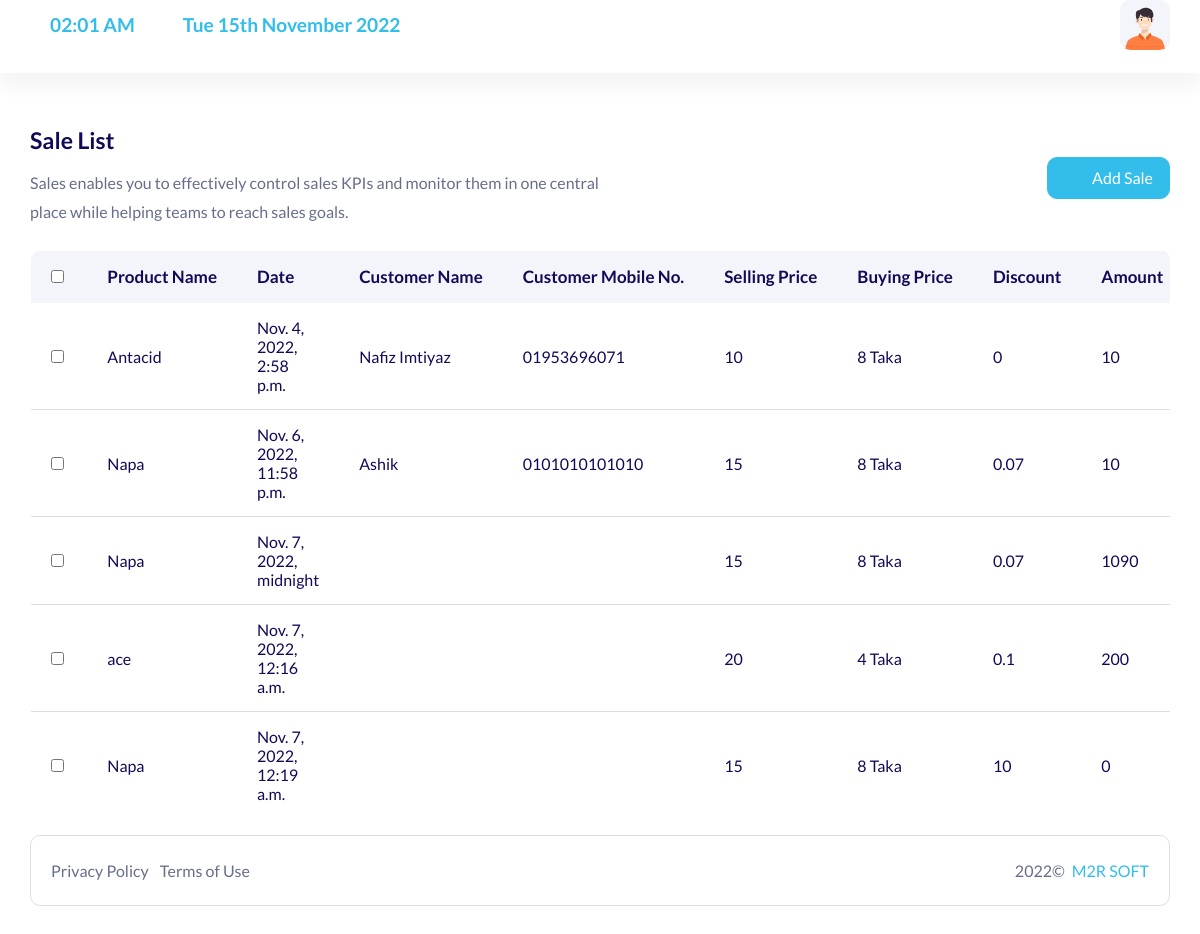
The page /salelist on the database its author committed.
### App1/models.py (models this page shows)
class billing(models.Model):
    date=models.DateTimeField(auto_now_add=True)
    product_name = models.CharField(max_length=500)
    customer_name = models.CharField(max_length=1000)
    customer_mobile = models.CharField(max_length=1000)
    selling_price = models.CharField(max_length=1000)
    buying_price = models.CharField(max_length=1000)
    amount = models.CharField(max_length=1000)
    discount = models.CharField(max_length=1000)
    total = models.CharField(max_length=1000)

### App1/views.py (the view)
# urls.py: path('salelist',views.sale_list,name="lsale"),
def sale_list(request):
    bill=billing.objects.all()
    return render(request,'sale-list.html',{'bill':bill})

### templates/sale-list.html (shortened to what this page needs)
﻿{% extends 'main.html' %}
{% block body %}
{% load static %}
    <div class="content-page">
     <div class="container-fluid">
        <div class="row">
            <div class="col-lg-12">
                <div class="d-flex flex-wrap align-items-center justify-content-between mb-4">
                    <div>
                        <h4 class="mb-3">Sale List</h4>
                        <p class="mb-0">Sales enables you to effectively control sales KPIs and monitor them in one central<br>
                         place while helping teams to reach sales goals. </p>
                    </div>
                    <a href="add-sale.html" class="btn btn-primary add-list"><i class="las la-plus mr-3"></i>Add Sale</a>
                </div>
            </div>
            <div class="col-lg-12">
                <div class="table-responsive rounded mb-3">
                <table class="data-table table mb-0 tbl-server-info">
                    <thead class="bg-white text-uppercase">
                        <tr class="ligth ligth-data">
                            <th>
                                <div class="checkbox d-inline-block">
                                    <input type="checkbox" class="checkbox-input" id="checkbox1">
                                </div>
                            </th>
                            <th>Product Name</th>
                            <th>Date</th>
                            <th>Customer Name</th>
                            <th>Customer Mobile No.</th>
                            <th>Selling Price</th>
                            <th>Buying Price</th>
                            <th>Discount</th>
                            <th>Amount</th>
                        </tr>
                    </thead>
                    <tbody class="ligth-body">
                    {%for x in bill%}
                        <tr>
                            <td>
                                <div class="checkbox d-inline-block">
                                    <input type="checkbox" class="checkbox-input" id="checkbox2">
                                </div>
                            </td>
                             <td>{{x.product_name}}</td>
                            <td>{{x.date}}</td>
                            <td>{{x.customer_name}}</td>
                            <td>{{x.customer_mobile}}</td>
                            <td>{{x.selling_price}}</td>
                            <td>{{x.buying_price}}</td>
                            <td>{{x.discount}}</td>
                            <td>{{x.amount}}</td>
                        </tr>
                        {%endfor%}
                    </tbody>
                </table>
                </div>
            </div>
        </div>
    </div>
      </div>
    </div>
   {% endblock body %}

### templates/main.html (shortened to what this page needs)
{%load static%}
<!doctype html>
<html lang="en">
  <head>
      <link rel="stylesheet" href={%static "css/backend-plugin.min.css"%}>
      <link rel="stylesheet" href={%static "css/backend.css"%}>
      <link rel="stylesheet" href={%static "https://cdnjs.cloudflare.com/ajax/libs/font-awesome/6.0.0-beta2/css/all.min.css"%}>
      <link rel="stylesheet" href={%static "https://cdnjs.cloudflare.com/ajax/libs/line-awesome/1.3.0/line-awesome/css/line-awesome.min.css"%}>
      <link rel="stylesheet" href="https://cdn.jsdelivr.net/npm/remixicon@2.5.0/fonts/remixicon.css">  </head>
  <body class="  ">
    <div class="wrapper">
                  <div class="iq-top-navbar">
            <div class="iq-navbar-custom">
                <nav class="navbar navbar-expand-lg navbar-light p-0">
                    <div class="iq-search-bar device-search">
                        <ul class="list-unstyled list-group list-group-horizontal">
                            <li class="nav-item mr-5">
                                <h5 class="text-primary">{% now "h:i A" as current_time %} {{ current_time|center:"150" }}</h5>
                            </li>
                            <li class="nav-item">
                                <h5 class="text-primary">{% now "D jS F Y" %}</h5>
                            </li>
                        </ul>
                    </div>
                    <div class="d-flex align-items-center">
                        <div class="collapse navbar-collapse" id="navbarSupportedContent">
                            <ul class="navbar-nav ml-auto navbar-list align-items-center">
                                <li class="nav-item nav-icon dropdown caption-content">
                                    <a href="#" class="search-toggle dropdown-toggle" id="dropdownMenuButton4" data-toggle="dropdown" aria-haspopup="true" aria-expanded="false">
                                        <img src={%static "images/user.png"%} class="img-fluid rounded" alt="user">
                                    </a>
                                </li>
                            </ul>
                        </div>
                    </div>
                </nav>
            </div>
        </div>
        {% block body %}
        {% endblock %}
    <footer class="iq-footer">
            <div class="container-fluid">
            <div class="card">
                <div class="card-body">
                    <div class="row">
                        <div class="col-lg-6">
                            <ul class="list-inline mb-0">
                                <li class="list-inline-item"><a href="privacy-policy.html">Privacy Policy</a></li>
                                <li class="list-inline-item"><a href="terms-of-service.html">Terms of Use</a></li>
                            </ul>
                        </div>
                        <div class="col-lg-6 text-right">
                            <span class="mr-1"><script>document.write(new Date().getFullYear())</script>©</span> <a href="#" class="">M2R SOFT</a>
                        </div>
                    </div>
                </div>
            </div>
        </div>
    </footer>
  </body>
</html>

### rows shown on the page
billing: product_name "Antacid", date "Nov. 4, 2022, 2:58 p.m.", customer_name "Nafiz Imtiyaz", customer_mobile "01953696071", selling_price "10", buying_price "8 Taka", discount "0", amount "10"
billing: product_name "Napa", date "Nov. 6, 2022, 11:58 p.m.", customer_name "Ashik", customer_mobile "0101010101010", selling_price "15", buying_price "8 Taka", discount "0.07", amount "10"
billing: product_name "Napa", date "Nov. 7, 2022, midnight", selling_price "15", buying_price "8 Taka", discount "0.07", amount "1090"
billing: product_name "ace", date "Nov. 7, 2022, 12:16 a.m.", selling_price "20", buying_price "4 Taka", discount "0.1", amount "200"
billing: product_name "Napa", date "Nov. 7, 2022, 12:19 a.m.", selling_price "15", buying_price "8 Taka", discount "10", amount "0"

### other values the page prints
{{ current_time|center:"150" }} "02:01 AM"
